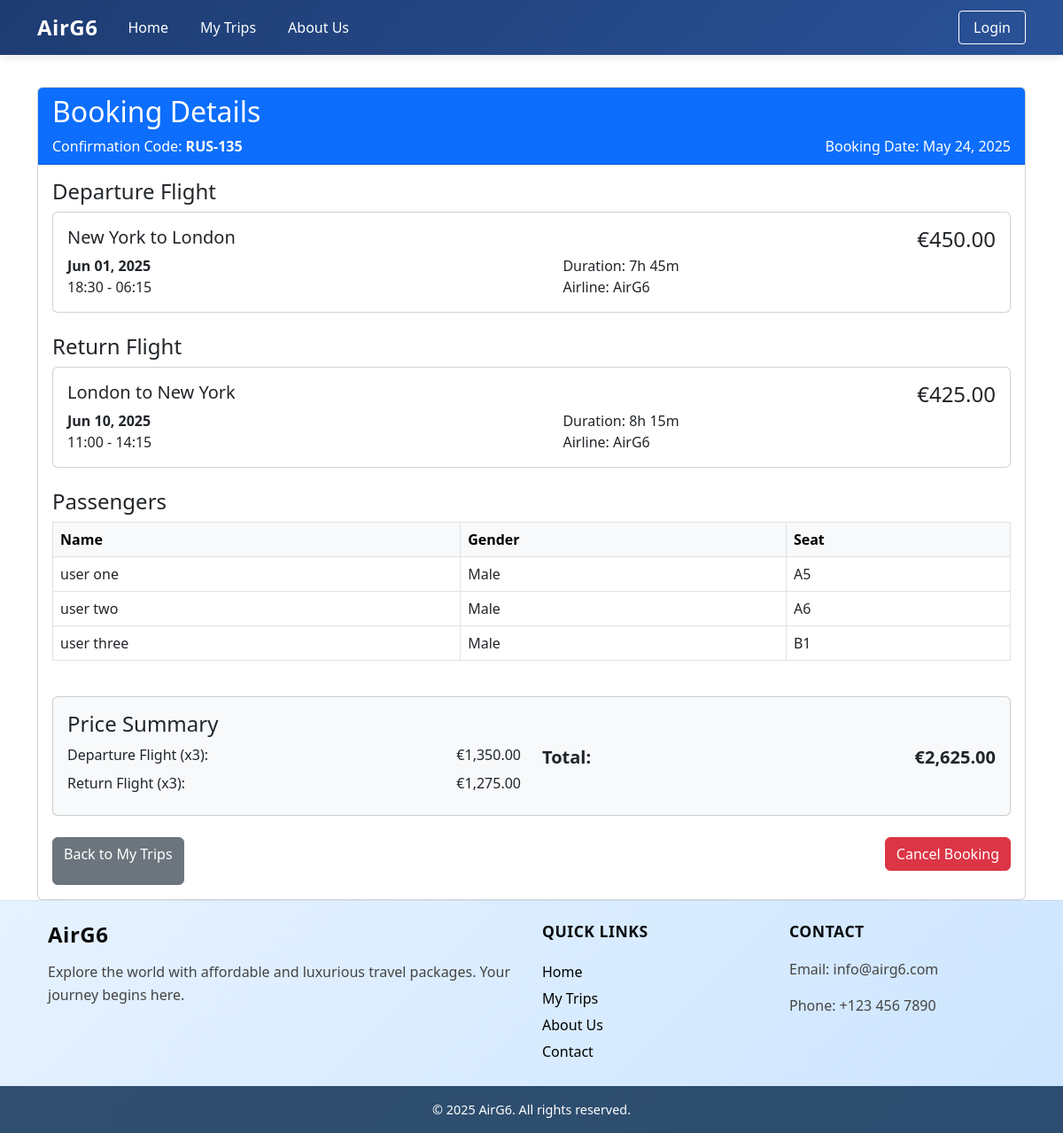
The page /booking/view_booking.php?code=RUS-135 on the database its author committed.
### tables this page shows
CREATE TABLE `bookings` (
  `booking_id` int(11) NOT NULL,
  `user_id` int(11) DEFAULT NULL,
  `departure_flight_id` int(11) NOT NULL,
  `return_flight_id` int(11) DEFAULT NULL,
  `total_price` decimal(10,2) DEFAULT NULL,
  `booking_date` timestamp NOT NULL DEFAULT current_timestamp(),
  `confirmation_code` varchar(10) DEFAULT NULL,
  `passenger_count` int(11) NOT NULL DEFAULT 1
);

CREATE TABLE `flights` (
  `id` int(11) NOT NULL,
  `departure` varchar(100) DEFAULT NULL,
  `arrival` varchar(100) DEFAULT NULL,
  `departure_date` date DEFAULT NULL,
  `price` decimal(10,2) DEFAULT NULL,
  `airline` varchar(100) DEFAULT NULL,
  `seats_available` int(11) DEFAULT NULL,
  `departure_time` time NOT NULL,
  `arrival_time` time NOT NULL,
  `duration` varchar(20) NOT NULL
);

CREATE TABLE `passengers` (
  `passenger_id` int(11) NOT NULL,
  `booking_id` int(11) NOT NULL,
  `full_name` varchar(100) NOT NULL,
  `gender` enum('Male','Female') NOT NULL
);

CREATE TABLE `seats_booked` (
  `seat_id` int(11) NOT NULL,
  `flight_id` int(11) NOT NULL,
  `passenger_id` int(11) NOT NULL,
  `seat_number` varchar(4) NOT NULL
);

### booking/view_booking.php (the view, shortened to what this page needs)
<link rel="stylesheet" href="../css/styles.css">
<?php
require_once '../includes/db.php';
include '../includes/navbar.php';
$confirmation_code = $_GET['code'] ?? '';
$stmt = $conn->prepare("SELECT * FROM bookings WHERE confirmation_code = ?");
$stmt->bind_param("s", $confirmation_code);
$stmt->execute();
$booking = $stmt->get_result()->fetch_assoc();
$departure_flight = $return_flight = null;
$stmt = $conn->prepare("SELECT * FROM flights WHERE id = ?");
$stmt->bind_param("i", $booking['departure_flight_id']);
$stmt->execute();
$departure_flight = $stmt->get_result()->fetch_assoc();
if ($booking['return_flight_id']) {
    $stmt->bind_param("i", $booking['return_flight_id']);
    $stmt->execute();
    $return_flight = $stmt->get_result()->fetch_assoc();
}
$stmt = $conn->prepare("SELECT * FROM passengers WHERE booking_id = ?");
$stmt->bind_param("i", $booking['booking_id']);
$stmt->execute();
$passengers = $stmt->get_result()->fetch_all(MYSQLI_ASSOC);
$passenger_count = count($passengers);
$correct_total_price = $departure_flight['price'] * $passenger_count;
if ($return_flight) {
    $correct_total_price += $return_flight['price'] * $passenger_count;
}
$passenger_seats = [];
foreach ($passengers as $passenger) {
    $stmt = $conn->prepare("SELECT seat_number FROM seats_booked WHERE passenger_id = ?");
    $stmt->bind_param("i", $passenger['passenger_id']);
    $stmt->execute();
    $result = $stmt->get_result();
    $passenger_seats[$passenger['passenger_id']] = $result->fetch_all(MYSQLI_ASSOC);
}
?>
<!DOCTYPE html>
<html lang="en">
<head>
    <link href="https://cdn.jsdelivr.net/npm/bootstrap@5.3.0/dist/css/bootstrap.min.css" rel="stylesheet">
</head>
<body>
<div class="container mt-5">
    <div class="card">
        <div class="card-header bg-primary text-white">
            <h2>Booking Details</h2>
            <div class="d-flex justify-content-between">
                <span>Confirmation Code: <strong><?= htmlspecialchars($confirmation_code) ?></strong></span>
                <span>Booking Date: <?= date('M d, Y', strtotime($booking['booking_date'])) ?></span>
            </div>
        </div>
        <div class="card-body">
            <div class="mb-4">
                <h4>Departure Flight</h4>
                <div class="card p-3">
                    <div class="row">
                        <div class="col-md-8">
                            <h5><?= htmlspecialchars($departure_flight['departure']) ?> to <?= htmlspecialchars($departure_flight['arrival']) ?></h5>
                            <div class="d-flex justify-content-between">
                                <div>
                                    <strong><?= date('M d, Y', strtotime($departure_flight['departure_date'])) ?></strong>
                                    <div><?= substr($departure_flight['departure_time'], 0, 5) ?> - <?= substr($departure_flight['arrival_time'], 0, 5) ?></div>
                                </div>
                                <div>
                                    <div>Duration: <?= htmlspecialchars($departure_flight['duration']) ?></div>
                                    <div>Airline: <?= htmlspecialchars($departure_flight['airline']) ?></div>
                                </div>
                            </div>
                        </div>
                        <div class="col-md-4 text-end">
                            <h4>€<?= number_format($departure_flight['price'], 2) ?></h4>
                        </div>
                    </div>
                </div>
            </div>
            <?php if ($return_flight): ?>
                <div class="mb-4">
                    <h4>Return Flight</h4>
                    <div class="card p-3">
                        <div class="row">
                            <div class="col-md-8">
                                <h5><?= htmlspecialchars($return_flight['departure']) ?> to <?= htmlspecialchars($return_flight['arrival']) ?></h5>
                                <div class="d-flex justify-content-between">
                                    <div>
                                        <strong><?= date('M d, Y', strtotime($return_flight['departure_date'])) ?></strong>
                                        <div><?= substr($return_flight['departure_time'], 0, 5) ?> - <?= substr($return_flight['arrival_time'], 0, 5) ?></div>
                                    </div>
                                    <div>
                                        <div>Duration: <?= htmlspecialchars($return_flight['duration']) ?></div>
                                        <div>Airline: <?= htmlspecialchars($return_flight['airline']) ?></div>
                                    </div>
                                </div>
                            </div>
                            <div class="col-md-4 text-end">
                                <h4>€<?= number_format($return_flight['price'], 2) ?></h4>
                            </div>
                        </div>
                    </div>
                </div>
            <?php endif; ?>
            <div class="mb-4">
                <h4>Passengers</h4>
                <div class="table-responsive">
                    <table class="table table-bordered">
                        <thead class="table-light">
                            <tr>
                                <th>Name</th>
                                <th>Gender</th>
                                <th>Seat</th>
                            </tr>
                        </thead>
                        <tbody>
                            <?php foreach ($passengers as $passenger): ?>
                                <tr>
                                    <td><?= htmlspecialchars($passenger['full_name']) ?></td>
                                    <td><?= htmlspecialchars($passenger['gender']) ?></td>
                                    <td>
                                        <?php
                                        echo !empty($passenger_seats[$passenger['passenger_id']])
                                            ? htmlspecialchars($passenger_seats[$passenger['passenger_id']][0]['seat_number'])
                                            : 'Not assigned';
                                        ?>
                                    </td>
                                </tr>
                            <?php endforeach; ?>
                        </tbody>
                    </table>
                </div>
            </div>
            <div class="card p-3 bg-light">
                <h4>Price Summary</h4>
                <div class="row">
                    <div class="col-md-6">
                        <div class="d-flex justify-content-between mb-2">
                            <span>Departure Flight (x<?= $passenger_count ?>):</span>
                            <span>€<?= number_format($departure_flight['price'] * $passenger_count, 2) ?></span>
                        </div>
                        <?php if ($return_flight): ?>
                            <div class="d-flex justify-content-between mb-2">
                                <span>Return Flight (x<?= $passenger_count ?>):</span>
                                <span>€<?= number_format($return_flight['price'] * $passenger_count, 2) ?></span>
                            </div>
                        <?php endif; ?>
                    </div>
                    <div class="col-md-6">
                        <div class="d-flex justify-content-between fw-bold fs-5">
                            <span>Total:</span>
                            <span>€<?= number_format($correct_total_price, 2) ?></span>
                        </div>
                    </div>
                </div>
            </div>
            <div class="mt-4 d-flex justify-content-between">
                <a href="../pages/my_trips.php" class="btn btn-secondary">Back to My Trips</a>
                <form method="POST" onsubmit="return confirm('Are you sure you want to cancel this booking?');">
                    <button type="submit" name="cancel_booking" class="btn btn-danger">Cancel Booking</button>
                </form>
            </div>
        </div>
    </div>
</div>
<?php include '../includes/footer.php'; ?>
</body>
</html>

### includes/navbar.php (shortened to what this page needs)
<!DOCTYPE html>
<html>
    <head>
        <link href="https://cdn.jsdelivr.net/npm/bootstrap@5.3.3/dist/css/bootstrap.min.css" rel="stylesheet">
        <link rel="stylesheet" href="styles.css">
        <link rel="stylesheet" href="https://cdnjs.cloudflare.com/ajax/libs/font-awesome/6.4.0/css/all.min.css">
    </head>
    <body class="<?php echo (basename($_SERVER['PHP_SELF']) === 'index.php') ? 'homepage' : 'other-page'; ?>">
    <?php
    $is_homepage = (basename($_SERVER['PHP_SELF']) === 'index.php');
    $navbar_class = $is_homepage ? 'navbar-transparent' : 'navbar-blue';
    ?>
    <nav class="navbar navbar-expand-lg fixed-top <?php echo $navbar_class; ?>">
        <div class="container">
            <a class="navbar-brand" href="<?= BASE_PATH ?>/index.php">AirG6</a>
            <div class="collapse navbar-collapse" id="navbarNav">
                <ul class="navbar-nav me-auto">
                    <li class="nav-item">
                        <a class="nav-link <?= basename($_SERVER['PHP_SELF']) === 'index.php' ? 'active' : '' ?>"
                           href="<?= BASE_PATH ?>/index.php">Home</a>
                    </li>
                    <li class="nav-item">
                        <a class="nav-link <?= basename($_SERVER['PHP_SELF']) === 'my_trips.php' ? 'active' : '' ?>"
                           href="<?= BASE_PATH ?>/pages/my_trips.php">My Trips</a>
                    </li>
                    <li class="nav-item">
                        <a class="nav-link <?= basename($_SERVER['PHP_SELF']) === 'about.php' ? 'active' : '' ?>"
                           href="<?= BASE_PATH ?>/pages/about.php">About Us</a>
                    </li>
                </ul>
                <div class="d-flex">
                    <?php if (isset($_SESSION['logged_in']) && $_SESSION['logged_in']): ?>
                        <a href="<?= BASE_PATH ?>/login.php" class="btn ms-3">Logout</a>
                    <?php else: ?>
                        <a href="<?= BASE_PATH ?>/login.php" class="btn ms-3">Login</a>
                    <?php endif; ?>
                </div>
            </div>
        </div>
    </nav>

### includes/footer.php (shortened to what this page needs)
<footer class="footer-main">
  <div class="container p-4">
    <div class="row">
      <div class="col-lg-6 col-md-12 mb-4 mb-md-0">
        <h5 class="footer-brand">AirG6</h5>
        <p class="footer-text">
          Explore the world with affordable and luxurious travel packages. Your journey begins here.
        </p>
      </div>
            <div class="col-lg-3 col-md-6 mb-4 mb-md-0">
        <h5 class="footer-heading">Quick Links</h5>
        <ul class="footer-links list-unstyled mb-0">
          <li><a href="index.php">Home</a></li>
          <li><a href="/pages/my_trips.php">My Trips</a></li>
          <li><a href="/pages/about.php">About Us</a></li>
          <li><a href="contact.php">Contact</a></li>
        </ul>
      </div>
      <div class="col-lg-3 col-md-6 mb-4 mb-md-0">
        <h5 class="footer-heading">Contact</h5>
        <p class="footer-text">Email: info@airg6.com</p>
        <p class="footer-text">Phone: +123 456 7890</p>
      </div>
    </div>
  </div>
  <div class="footer-copyright">
    © <?php echo date("Y"); ?> AirG6. All rights reserved.
  </div>
</footer>
    </body>
</html>

### css/styles.css (style rules this page uses)
.btn { background-color: #007bff; color: white; padding: 0.75rem 1.5rem; text-decoration: none; font-weight: bold; border-radius: 8px; transition: 0.3s; }
.card { border-radius: 12px; }
.card-body { padding: 1.5rem; }
.navbar, .navbar-light .navbar-nav .nav-link, .navbar-light .navbar-brand { background-color: transparent !important; color: white !important; }
.navbar { padding: 20px 0; transition: all 0.3s ease; }
.navbar .nav-link { color: white !important; position: relative; margin: 0 10px; }
.navbar .nav-link::after { content: ''; position: absolute; width: 0; height: 2px; bottom: 0; left: 0; background-color: white; transition: width 0.3s ease; }
.navbar-brand { color: white !important; font-weight: 700 !important; font-size: 1.5rem !important; letter-spacing: 0.5px; transition: all 0.3s ease; }
.navbar .btn { background: transparent !important; color: white !important; border: 1.5px solid white !important; font-weight: 500; border-radius: 4px; padding: 6px 16px; transition: all 0.3s ease; }
.footer-main { background: linear-gradient(135deg, #e6f2ff, #cce5ff); color: #333; border-top: 1px solid rgba(0, 0, 0, 0.05); }
.footer-brand { font-weight: 700; color: #090a0b !important; font-size: 1.5rem; margin-bottom: 1rem; letter-spacing: 0.5px; }
.footer-heading { font-weight: 600; color: #090a0b !important; margin-bottom: 1.25rem; font-size: 1.1rem; text-transform: uppercase; letter-spacing: 0.5px; }
.footer-text { color: #444; line-height: 1.6; }
.footer-links a { color: #000000 !important; text-decoration: none; transition: all 0.2s ease; display: inline-block; padding: 3px 0; position: relative; }
.footer-copyright { background: rgba(4, 39, 75, 0.8); color: white; padding: 1rem; font-size: 0.9rem; display: flex; justify-content: center; align-items: center; text-align: center; }
.navbar-blue { background: linear-gradient(135deg, #1e3c72 0%, #2a5298 100%) !important; box-shadow: 0 2px 10px rgba(0, 0, 0, 0.1); }
.navbar-blue .navbar-brand, .navbar-blue .nav-link { color: white !important; }
body { padding-top: 50px; }
body.other-page .navbar-blue { background: linear-gradient(135deg, #1e3c72 0%, #2a5298 100%) !important; box-shadow: 0 2px 10px rgba(0, 0, 0, 0.1); }
body.other-page .navbar-brand, body.other-page .nav-link { color: white !important; }

### rows shown on the page
bookings: booking_date "May 24, 2025"
flights: departure "New York", arrival "London", departure_date "Jun 01, 2025", departure_time "18:30", arrival_time "06:15", duration "7h 45m", airline "AirG6", price "450.00", $departure_flight['price']*$passenger_count "1,350.00"
flights: departure "London", arrival "New York", departure_date "Jun 10, 2025", departure_time "11:00", arrival_time "14:15", duration "8h 15m", airline "AirG6", price "425.00", $return_flight['price']*$passenger_count "1,275.00"
passengers: full_name "user one", gender "Male", passenger_id.seat_number "A5"
passengers: full_name "user two", gender "Male", passenger_id.seat_number "A6"
passengers: full_name "user three", gender "Male", passenger_id.seat_number "B1"

### other values the page prints
$confirmation_code "RUS-135"
$passenger_count "3"
$correct_total_price "2,625.00"
